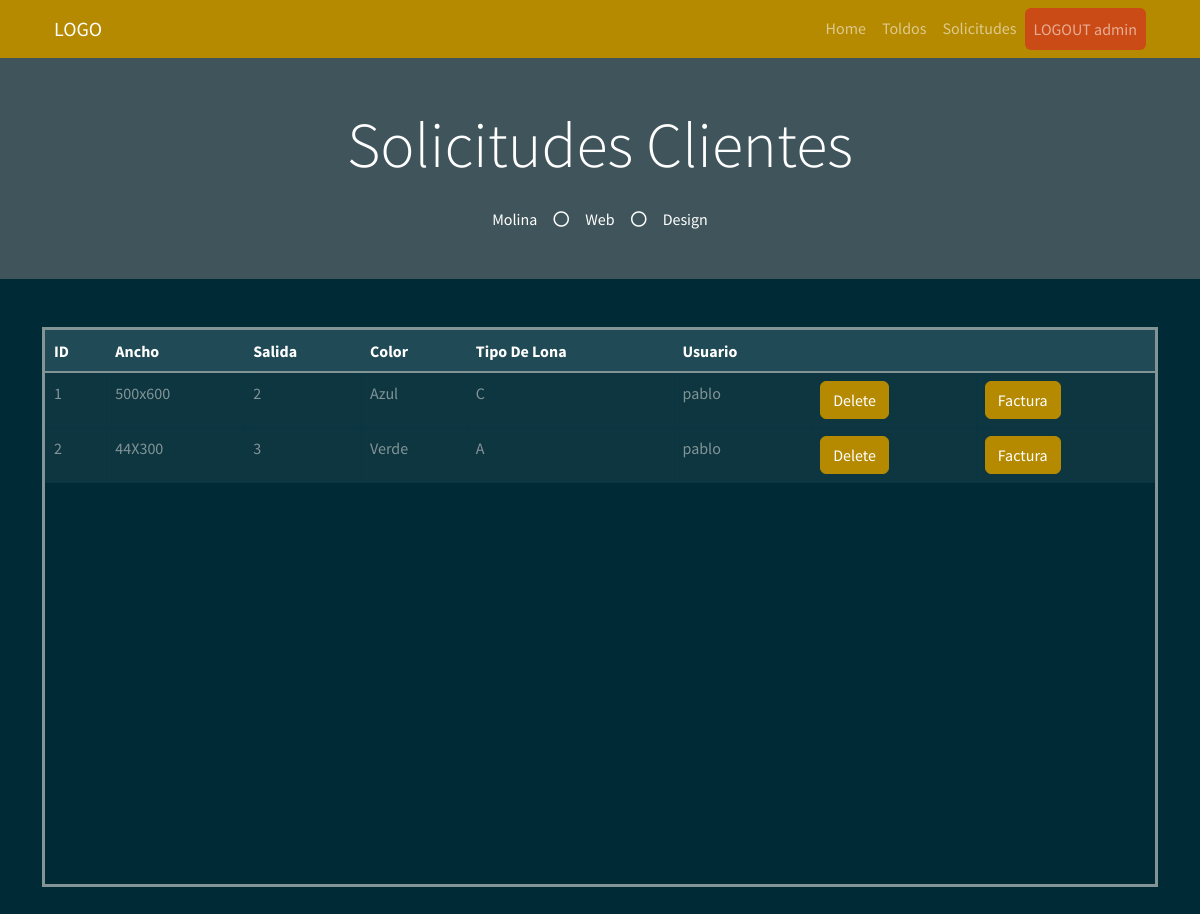
Page /solicitudes_admin (signed in) on the earlier database version.
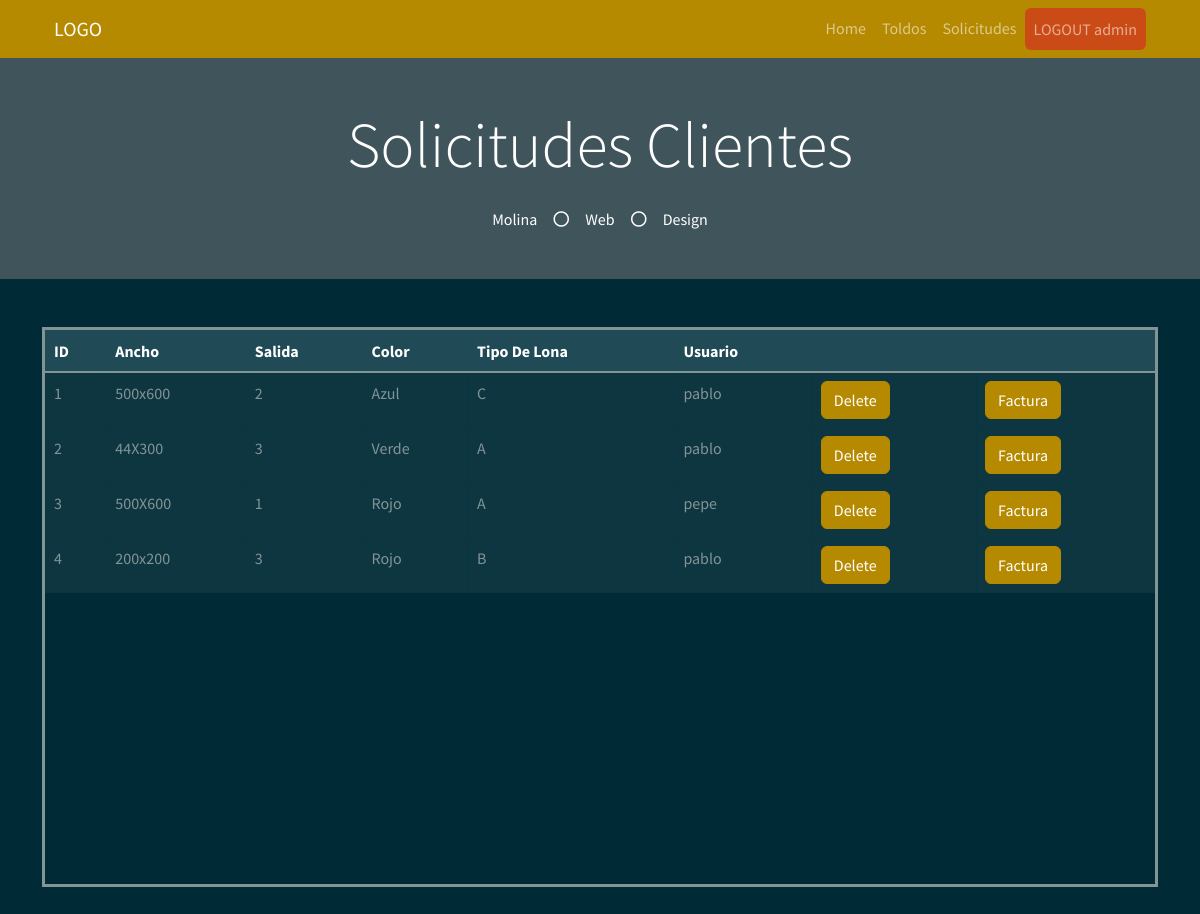
Same page on the later database version.
### myapp/models.py (models this page shows)
    class PresupuestoToldo(db.Model):
        __tablename__ = "PresupuestoToldo"  # Nombre de la tabla que se crea
        PresupuestoToldo_id = db.Column("presupuestoToldo_id", db.Integer, Sequence(
            'presupuestoToldo_id_seq'),  primary_key=True)
        Ancho = db.Column(db.String(20))
        Salida = db.Column(db.Integer)
        Color = db.Column(db.String(30))
        TipoLona = db.Column(db.String(30))
        Usu = db.Column(db.String(30))

### myapp/views.py (the view)
    @app.route("/solicitudes_admin", methods=["GET", "POST"])
    def solicitudes_admin():
        list_solicitud = db_access["list_solicitudes"]
        solicitudes = list_solicitud()
        usuario = session['usuario']
        usu = usuario
        return render_template("solicitudes_admin.html", solicitudes=solicitudes, usu=usu)

### myapp/templates/solicitudes_admin.html (shortened to what this page needs)
<!DOCTYPE html>
<html>
<head>
    <link href="https://cdn.jsdelivr.net/npm/bootstrap@5.1.3/dist/css/bootstrap.min.css" rel="stylesheet"
>
    <link rel="stylesheet" href="../static/style/bootstrap.min(8).css">
</head>
<body>
    {% include 'includes/navbar_user.html' %}
    <div class="jumbotron jumbotron-fluid bg-jumbotron" style=" background-color: rgba(128, 128, 128, 0.5);">
        <div class="container text-center py-5">
            <h3 class="text-white display-3 mb-4">Solicitudes Clientes</h3>
            <div class="d-inline-flex align-items-center text-white">
                <p class="m-0">Molina</p>
                <i class="far fa-circle px-3"></i>
                <p class="m-0">Web</p>
                <i class="far fa-circle px-3"></i>
                <p class="m-0">Design</p>
            </div>
        </div>
    </div>
    <div class="container my-5">
        <div style=" overflow:auto;  height: 70vh; border-style: solid;">
            <table class="table table-bordered mx-auto">
                <thead class="table-dark">
                    <tr class="table-active">
                        <th>ID</th>
                        <th>Ancho</th>
                        <th>Salida</th>
                        <th>Color</th>
                        <th>Tipo De Lona</th>
                        <th>Usuario</th>
                        <th></th>
                        <th></th>
                    </tr>
                </thead>
                <tbody>
                    {% for solicitud in solicitudes %}
                    <tr>
                        <td> {{ solicitud.PresupuestoToldo_id }} </td>
                        <td> {{ solicitud.Ancho }} </td>
                        <td> {{ solicitud.Salida }} </td>
                        <td> {{ solicitud.Color }} </td>
                        <td> {{ solicitud.TipoLona }} </td>
                        <td> {{ solicitud.Usu }} </td>
                        <td> <a class="btn btn-primary" href="">Delete</a></td>
                        <td> <a class="btn btn-primary" href="/create_factura/{{solicitud.PresupuestoToldo_id}}">Factura</a></td>
                    </tr>
                    {% endfor %}
                </tbody>
            </table>
        </div>
    </div>
</body>
</html>

Differences in the rows shown:
added PresupuestoToldo: PresupuestoToldo_id "3", Ancho "500X600", Salida "1", Color "Rojo", TipoLona "A", Usu "pepe"
added PresupuestoToldo: PresupuestoToldo_id "4", Ancho "200x200", Salida "3", Color "Rojo", TipoLona "B", Usu "pablo"
